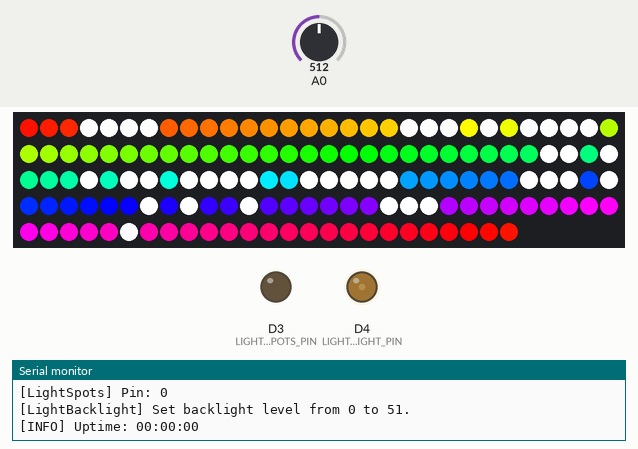
A sketch run on a simulated ESP8266 (NodeMCU). Parts: 145 RGB LEDs in strip order, left to right, continuing on the next row, output pins drawn as LEDs (lit = HIGH), the last lines printed to the serial monitor. The test bench sets the inputs (shaded band); at power-on: A0 = 512. WiFi joins after 1.5 s; servers stay silent unless stated; random numbers use the default seed unless the sketch sets one; EEPROM starts erased.

Above: at 0.16 s.
At 3.54 s:
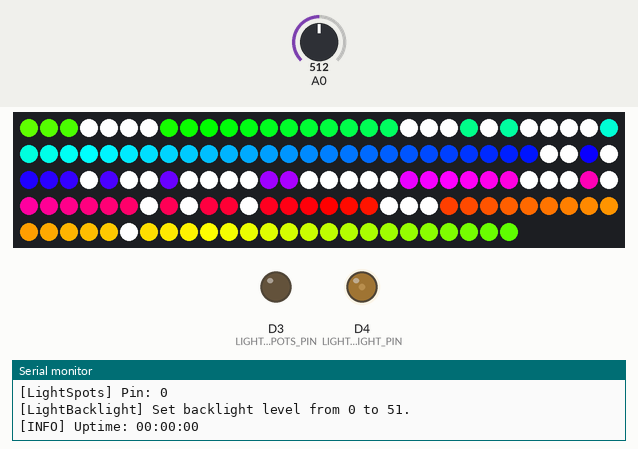
At 7.07 s:
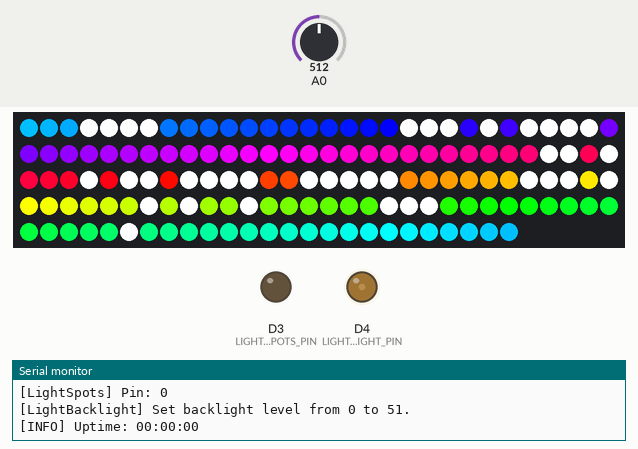
At 13.98 s:
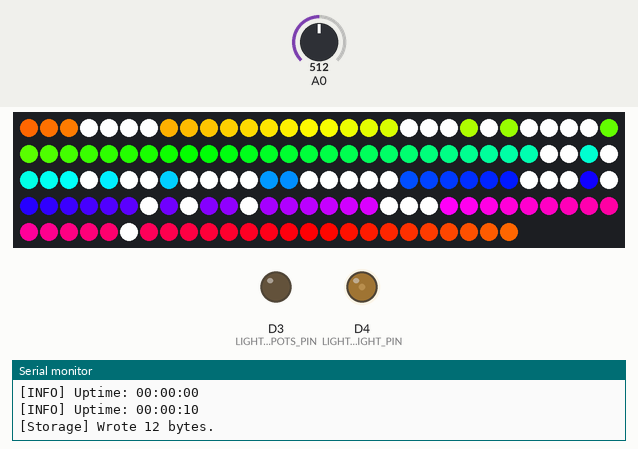
Timing chart, 0 to 15.5 s (numbered marks = the images above):
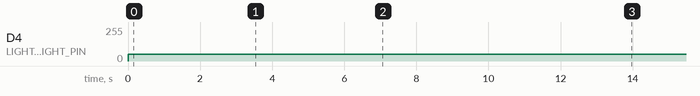

Measured:
- by itself, D4 (LIGHT_BACKLIGHT_PIN): 0/255 → 51/255 at 0.01 s

The sketch:

Controller.ino
```cpp
#include "config.h"
#include "api.h"
#include "store.h"
#include "light.h"

uint32_t next_report = 0;

void random_seed() {
  uint32_t seed = analogRead(0);
  for (int i = 0; i < 4; ++i) {
    seed = (seed << 16) ^ analogRead(i);
  }
  randomSeed(seed);
  Sprintf("[INFO] Random Seed: %d\n", seed);
}

void setup() {
  Sbegin(SERIAL_BAUD);
  Sprintln("[INFO] Booting!");

  random_seed();

  storage_setup();
  api_setup();
  light_setup();
}

void loop() {
  const uint32_t msec = millis();
  storage_loop(msec);
  api_loop(msec);
  light_loop(msec);

#ifdef SERIAL_ENABLED
  if (next_report <= msec) {
    uint32_t seconds = msec / 1000;
    uint32_t minutes = seconds / 60;
    uint32_t hours = minutes / 60;
    seconds %= 60;
    minutes %= 60;
    Sprintf("[INFO] Uptime: %02d:%02d:%02d\n", hours, minutes, seconds);
    next_report += 10000;
  }
#endif

  delay(1);
}
```

api.h
```cpp
#pragma once

#include "config.h"
#include "packet.h"
#include "store.h"
#include <ESP8266WiFi.h>
#include <WiFiUdp.h>

static uint8_t api_local_mac[6] = {WIFI_MAC};
static WiFiUDP api_udp;
static starsky_packet_t api_packet;

void api_setup() {
#ifdef WIFI_AP_RESET_ON_BOOT
  Sprintln("[WIFI] Clearing old WiFi...");
  WiFi.softAPdisconnect(true);
  WiFi.disconnect(true);
  Sprintln("[WIFI] Cleared!");
#endif

  Sprint("[WIFI] Mac: ");
  for (uint8_t i = 0; i < 6; ++i) {
    Sprint(api_local_mac[i], HEX);
    if (i != 5) Sprint(":");
  }
  Sprintln();
  wifi_set_macaddr(SOFTAP_IF, api_local_mac);

  WiFi.persistent(false);
  WiFi.mode(WIFI_AP);
  WiFi.softAPConfig(IPAddress(WIFI_AP_LOCAL_IP),
                    IPAddress(WIFI_AP_GATEWAY),
                    IPAddress(WIFI_AP_SUBNET_MASK));
  WiFi.softAP(WIFI_AP_SSID, WIFI_AP_PASSWORD, WIFI_CHANNEL, true, WIFI_AP_MAX_CONNECTIONS);
  Sprint("[WIFI] IP: "); Sprintln(WiFi.softAPIP());

  Sprintf("[WIFI] Starting UDP on port %d\n", WIFI_UDP_PORT);
  api_udp.begin(WIFI_UDP_PORT);
}

static void api_handle_packet() {
  storage_inc_brightness(api_packet.brightness_change);
  if (api_packet.toggle_enabled) storage_toggle_enabled();
  if (api_packet.inc_starmode) storage_inc_starmode(1);
  if (api_packet.enable_nightmode) {
    storage_set_enabled(true);
    storage_set_brightness(20);
  }
}

void api_loop(const uint32_t msec) {
  uint16_t packet_size;
  while (packet_size = api_udp.parsePacket()) {
#ifdef WIFI_PACKET_DUMP
    Sprintf("[WIFI] Received %d bytes from %s, port %d\n", packet_size,
            api_udp.remoteIP().toString().c_str(), api_udp.remotePort());
#endif
    api_udp.read((uint8_t *) &api_packet, sizeof(api_packet));
    api_handle_packet();
  }
}
```

light.h
```cpp
#pragma once

#include "config.h"
#include "light_array.h"
#include "light_stars.h"
#include "light_backlight.h"
#include "light_spots.h"
#include "light_modes.h"

void light_setup() {
  light_modes_setup();
  light_array_setup();
  light_stars_setup(starmode_modes);
  light_backlight_setup();
  light_spots_setup();
}

void light_loop(uint32_t msec) {
  light_stars_loop(msec);
  light_backlight_loop(msec);
  light_spots_loop(msec);
}
```

light_array.h
```cpp
#pragma once

#include "config.h"
#include <NeoPixelBus.h>

#define LED_ARRAY_STARS 0
#define LED_ARRAY_HELLO_KITTY 1
#define LED_ARRAY_PONY 2
#define LED_ARRAY_SUNFLOWER 3
#define LED_ARRAY_PIKA 4
#define LED_ARRAY_HEART 5

struct starmode_t {
  uint32_t update_interval;
  void (*setup)();
  void (*loop)(uint32_t);
  RgbwColor (*color)(uint16_t);
};

uint8_t led_type[LIGHT_STARS_NUM];

void light_array_setup() {
  uint8_t *a = led_type;
  for (uint16_t i = 0; i < LIGHT_STARS_NUM; ++i) a[i] = LED_ARRAY_STARS;
  for (uint16_t i = 3; i <= 6; ++i) a[i] = LED_ARRAY_HELLO_KITTY;
  a[19] = a[20] = a[21] = a[23] = a[25] = a[26] = a[27] = a[28] = LED_ARRAY_PONY;
  a[56] = a[57] = a[59] = a[63] = a[65] = a[66] = a[68] = a[69] = a[70] = a[71] = a[74] = a[75] = a[76] = a[77] = a[78] = LED_ARRAY_SUNFLOWER;
  a[85] = a[86] = a[87] = a[89] = a[96] = a[98] = a[101] = a[108] = a[109] = a[110] = LED_ARRAY_PIKA;
  a[125] = LED_ARRAY_HEART;
}

uint8_t light_array_get(uint16_t idx) {
  return led_type[idx];
}
```

light_backlight.h
```cpp
#pragma once

#include "config.h"
#include "store.h"
#include "light_array.h"
#include <NeoPixelBus.h>

static struct light_backlight_t {
  uint8_t value;
} light_backlight;

void light_backlight_setup() {
  Sprintf("[LightBacklight] Pin: %d\n", LIGHT_SPOTS_PIN);
  pinMode(LIGHT_BACKLIGHT_PIN, OUTPUT);
}

void light_backlight_loop(uint32_t msec) {
  int newValue = 0;
  if (storage_is_enabled()) {
    int brightness = storage_get_brightness();
    if (brightness > 100) brightness = 100;
    if (brightness < 0) brightness = 0;
    float val = (float) brightness / 100.0;
    newValue = (int) (val * 255);
  }
  if (light_backlight.value != newValue) {
    analogWrite(LIGHT_BACKLIGHT_PIN, newValue);
    Sprintf("[LightBacklight] Set backlight level from %d to %d.\n", light_backlight.value, newValue);
    light_backlight.value = newValue;
  }
}
```

light_modes.h
```cpp
#pragma once

#include "light_array.h"
#include <NeoPixelBus.h>

//
// Rainbow Mode
//

struct mode_rainbow_t {
  starmode_t mode;
  uint8_t hue;
} mode_rainbow;

void mode_rainbow_setup() {
  mode_rainbow.mode.update_interval = 50;
  mode_rainbow.hue = 0;
}

void mode_rainbow_loop(uint32_t msec) {
  mode_rainbow.hue++;
}

RgbwColor mode_rainbow_color(uint16_t index) {
  if (light_array_get(index) == LED_ARRAY_STARS) {
    const float part = (float) index / (LIGHT_STARS_NUM - 1);
    const float offset = (float) mode_rainbow.hue / 0xFF;
    return HsbColor(part + offset, 1.0f, 1.0f);
  } else {
    return RgbwColor(0, 0, 0, 0xFF);
  }
}

//
// Sparkle Mode
//

struct sparkle_t {
  float from, to;
  uint8_t ticks, duration;
};

struct mode_sparkle_t {
  starmode_t mode;
  sparkle_t led[LIGHT_STARS_NUM];
} mode_sparkle;

void mode_sparkle_reset(sparkle_t *p) {
  p->from = p->to;
  p->to = random(0xFF);
  p->ticks = 0;
  p->duration = random(0x9F) + 0x5F;
}

void mode_sparkle_setup() {
  for (uint16_t i = 0; i < LIGHT_STARS_NUM; ++i) {
    sparkle_t *p = mode_sparkle.led + i;
    p->from = random(0xFF);
    p->to = random(0xFF);
    p->duration = random(0x9F) + 0x5F;
    p->ticks = 0;
  }
}

void mode_sparkle_loop(uint32_t msec) {
  for (uint16_t i = 0; i < LIGHT_STARS_NUM; ++i) {
    sparkle_t *p = mode_sparkle.led + i;
    if (++p->ticks > p->duration) {
      mode_sparkle_reset(p);
    }
  }
}

RgbwColor mode_sparkle_color(uint16_t index) {
  sparkle_t *p = mode_sparkle.led + index;
  float progress = (float) p->ticks / p->duration;
  float brightness = (p->to - p->from) * progress + p->from;
  uint8_t val = (uint8_t) brightness;
  return RgbwColor(0, 0, 0, val);
}

//
// None
//
starmode_t mode_none;

void mode_none_setup() {
}

void mode_none_loop(uint32_t msec) {
}

RgbwColor mode_none_color(uint16_t index) {
  return RgbwColor(0, 0, 0, 0);
}

//
// Bake
//

starmode_t *starmode_modes[LIGHT_STARS_MODES];

void light_modes_setup() {
  starmode_t *mode;

  mode = (starmode_t *) &mode_rainbow;
  mode->setup = mode_rainbow_setup;
  mode->loop = mode_rainbow_loop;
  mode->color = mode_rainbow_color;
  starmode_modes[0] = mode;

  mode = (starmode_t *) &mode_sparkle;
  mode->setup = mode_sparkle_setup;
  mode->loop = mode_sparkle_loop;
  mode->color = mode_sparkle_color;
  starmode_modes[1] = mode;

  mode = (starmode_t *) &mode_none;
  mode->setup = mode_none_setup;
  mode->loop = mode_none_loop;
  mode->color = mode_none_color;
  starmode_modes[2] = mode;
}
```

light_spots.h
```cpp
#pragma once

#include "config.h"
#include "store.h"

static struct light_spots_t {
  bool value;
} light_spots;

void light_spots_setup() {
  Sprintf("[LightSpots] Pin: %d\n", LIGHT_SPOTS_PIN);
  pinMode(LIGHT_SPOTS_PIN, OUTPUT);
}

void light_spots_loop(const uint32_t msec) {
  int newValue = LOW;
  if (storage_is_enabled() && storage_get_brightness() > 100) {
    newValue = HIGH;
  }
  if (light_spots.value != newValue) {
    light_spots.value = newValue;
    digitalWrite(LIGHT_SPOTS_PIN, newValue);
    Sprintf("[LightSpots] Value: %s\n", newValue == HIGH ? "ON" : "OFF");
  }
}
```

light_stars.h
```cpp
#pragma once

#include "config.h"
#include "store.h"
#include "light_array.h"
#include <NeoPixelBus.h>

struct light_stars_t {
  uint32_t last_update;
  bool last_enabled;
  NeoPixelBus<LIGHT_STARS_COLOR, LIGHT_STARS_METHOD> *strip;
  starmode_t **modes;
} light_stars;

void light_stars_setup(starmode_t **modes) {
  Sprintln("[LightStars] Pin: RX");
  light_stars.strip = new NeoPixelBus<LIGHT_STARS_COLOR, LIGHT_STARS_METHOD>(LIGHT_STARS_NUM);
  light_stars.last_update = millis();
  light_stars.last_enabled = storage_is_enabled();
  light_stars.modes = modes;
  for (uint8_t i = 0; i < LIGHT_STARS_MODES; ++i) {
    modes[i]->setup();
  }
  light_stars.strip->Begin();
}

void light_stars_loop(uint32_t msec) {
  if (LIGHT_STARS_MODES == 0) return;
  if (storage_is_enabled()) {
    if (!light_stars.last_enabled)
      Sprintln("[LightStars] Enabled");
    // select star mode and reset if out of bounds
    uint8_t mode_idx = storage_get_starmode();
    if (mode_idx >= LIGHT_STARS_MODES)
      storage_set_starmode(mode_idx = 0);
    starmode_t *mode = light_stars.modes[mode_idx];

    // handle update interval and prevent 32bit overflow
    const uint32_t next_update = light_stars.last_update + mode->update_interval;
    if (next_update <= light_stars.last_update || next_update < msec) {
      mode->loop(msec);
      for (uint16_t i = 0; i < LIGHT_STARS_NUM; ++i)
        light_stars.strip->SetPixelColor(i, mode->color(i));
      light_stars.last_update = msec;
    }
    light_stars.strip->Show(); // this calls noInterrupts internally

    light_stars.last_enabled = true;
  }
  // turn off everything if we switch from enabled to disabled
  else if (light_stars.last_enabled) {
    Sprintln("[LightStars] Disabled");
    for (uint16_t i = 0; i < LIGHT_STARS_NUM; ++i) {
      light_stars.strip->SetPixelColor(i, 0);
    }
    light_stars.strip->Show(); // this calls noInterrupts internally

    light_stars.last_enabled = false;
  }
}
```

packet.h
```cpp
#pragma once

#include "config.h"

struct starsky_packet_t {
    int8_t brightness_change;
    uint8_t toggle_enabled:1;
    uint8_t enable_nightmode:1;
    uint8_t inc_starmode:1;
};

bool packet_has_value(starsky_packet_t *packet) {
    if (packet->brightness_change != 0) return true;
    if (packet->toggle_enabled) return true;
    if (packet->enable_nightmode) return true;
    if (packet->inc_starmode) return true;
    return false;
}
```

store.h
```cpp
#pragma once

#include "config.h"
#include <EEPROM.h>

static struct storage_data_t {
  uint32_t checksum;
  int8_t brightness;
  uint8_t starmode;
  uint8_t enabled;
  uint32_t mod_count; // used to determine if the store needs to be changed
} data;
static bool initialized;
static bool changed;
static uint32_t last_update;

static void mark_changed() {
  changed = true;
  last_update = millis();
  ++data.mod_count;
}

int8_t storage_get_brightness() {
  return data.brightness;
}

void storage_set_brightness(int8_t brightness) {
  if (brightness < LED_BRIGHTNESS_MIN) brightness = LED_BRIGHTNESS_MIN;
  else if (brightness > LED_BRIGHTNESS_MAX) brightness = LED_BRIGHTNESS_MAX;
  if (brightness == data.brightness) return;
  Sprintf("[Storage] Brightness changed from %d to %d\n", data.brightness, brightness);
  data.brightness = brightness;
  mark_changed();
}

uint8_t storage_is_enabled() {
  return data.enabled;
}

void storage_set_enabled(uint8_t enabled) {
  if (enabled == data.enabled) return;
  data.enabled = enabled;
  Sprintf("[Storage] Set Enabled to %s\n", enabled ? "true" : "false");
  mark_changed();
}

uint8_t storage_get_starmode() {
  return data.starmode;
}

void storage_set_starmode(uint8_t starmode) {
  if (starmode == data.starmode) return;
  while (starmode >= LIGHT_STARS_MODES) starmode -= LIGHT_STARS_MODES;
  Sprintf("[Storage] StarMode changed from %d to %d\n", data.starmode, starmode);
  data.starmode = starmode;
  mark_changed();
}

void storage_inc_brightness(int8_t val) {
  if (val == 0) return;
  storage_set_brightness(storage_get_brightness() + val);
}

void storage_toggle_enabled() {
  storage_set_enabled(!storage_is_enabled());
}

void storage_inc_starmode(uint8_t modes) {
  storage_set_starmode(storage_get_starmode() + modes);
}

void storage_setup() {
#ifdef EEPROM_ENABLED
  Sprint("[Storage] Loading EEPROM...");
  EEPROM.begin(sizeof(data));
  EEPROM.get(0, data);
  Sprintln(" done!");

  last_update = 0;
  if (data.checksum == EEPROM_CHECKSUM) {
    changed = false;
    data.mod_count = 0; // we override modcount to start fresh,
  } else {
    Sprintln("[Storage] Checksum mismatch. Resetting EEPROM.");
    data.checksum = EEPROM_CHECKSUM;
    data.brightness = 20;
    data.starmode = 0;
    data.enabled = true;
    data.mod_count = 0;
    mark_changed();
  }
#endif
}

void storage_loop(uint32_t msec) {
#ifdef EEPROM_ENABLED
  if (!changed) return;
  uint32_t next_update = last_update + EEPROM_SAVE_DELAY;
  // check if timeout overflows OR timeout elapsed
  if (last_update > next_update || next_update > msec) return;

  int8_t brightness = storage_get_brightness();
  if (brightness > 100) {
    storage_set_brightness(LED_BRIGHTNESS_MAX);
  } else if (data.brightness <= 0) {
    storage_set_brightness(LED_BRIGHTNESS_MIN);
  }

  EEPROM.put(0, data);
  EEPROM.commit();
  Sprintf("[Storage] Wrote %d bytes.\n", sizeof(data));
  changed = false;
#endif
}
```

config.h
```cpp
#pragma once

#define SERIAL_ENABLED
#include "main_config.h"

#define WIFI_MAC 0x61, 0xF1, 0x0E, 0xA9, 0x5C, 0x0A

#define EEPROM_ENABLED
#define EEPROM_CHECKSUM 35826622
#define EEPROM_SAVE_DELAY 10000

#define LED_BRIGHTNESS_MIN -10
#define LED_BRIGHTNESS_MAX 110

#define LIGHT_STARS_COLOR NeoGrbwFeature
#define LIGHT_STARS_METHOD Neo800KbpsMethod
#define LIGHT_STARS_NUM 145
#define LIGHT_STARS_BRIGHTNESS 255
#define LIGHT_STARS_MODES 3

#define LIGHT_BACKLIGHT_PIN D4

#define LIGHT_SPOTS_PIN D3
```

main_config.h
```cpp
#pragma once

#define SERIAL_BAUD 2000000

#define WIFI_RESET_ON_BOOT
#define WIFI_AP_SSID "Sternhimmel-AP"
#define WIFI_AP_PASSWORD "123sternhimmel321"
#define WIFI_AP_MAX_CONNECTIONS 4
#define WIFI_AP_LOCAL_IP 192,168,4,1
#define WIFI_AP_GATEWAY 192,168,4,0
#define WIFI_AP_SUBNET_MASK 255,255,255,0
#define WIFI_CHANNEL 5
#define WIFI_UDP_PORT 4210
#define WIFI_PACKET_DUMP

#ifdef SERIAL_ENABLED
#define Sprintln(...) (Serial.println(__VA_ARGS__))
#define Sprint(...) (Serial.print(__VA_ARGS__))
#define Sprintf(...) (Serial.printf(__VA_ARGS__))
#define Sbegin(a) (Serial.begin(a))
#else
#define Sprintln(...)
#define Sprint(...)
#define Sprintf(...)
#define Sbegin(a)
#endif
```
